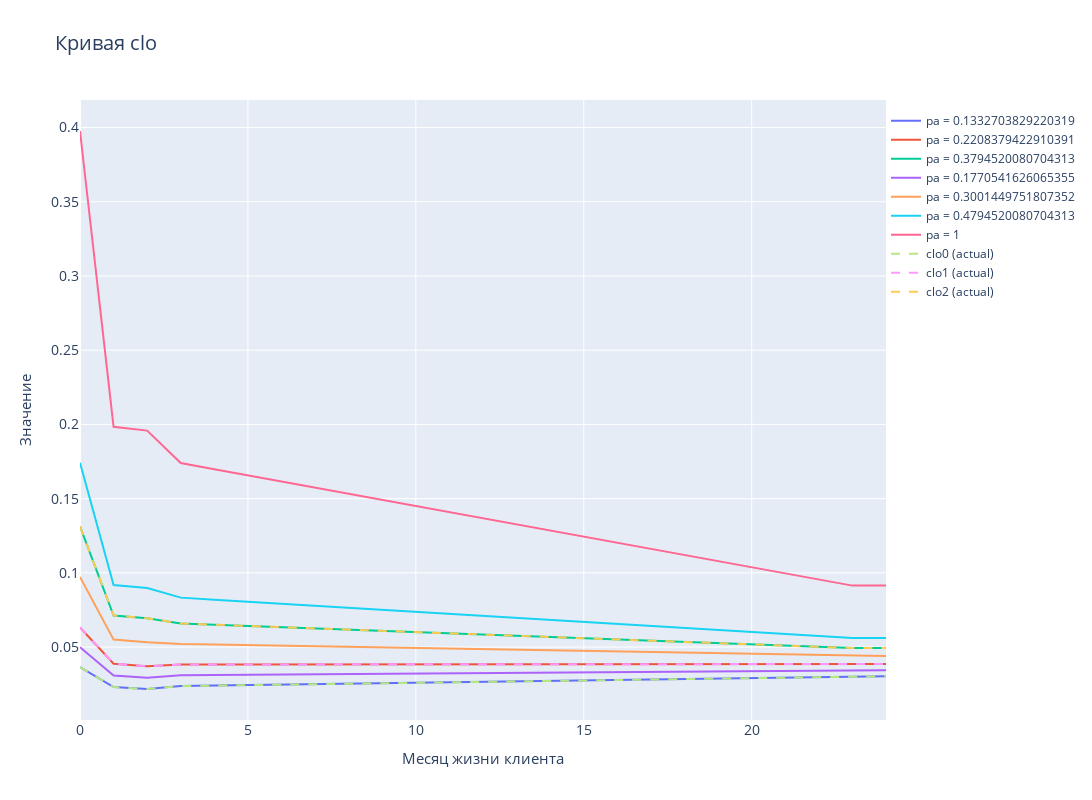

Source (notebook cell):
### Code cell
md = 'pa'
name_cv = 'clo'
av0 = df[f'{md}0'].mean()
av1 = df[f'{md}1'].mean()
av2 = df[f'{md}2'].mean()
span0_1 = av0 + (av1-av0)/2
span1_2 = av1 + (av2-av1)/2
span2 = av2 + 0.1
plot_curves(df, [av0, av1, av2, span0_1, span1_2, span2, max_val], name=name_cv, mode=md)
